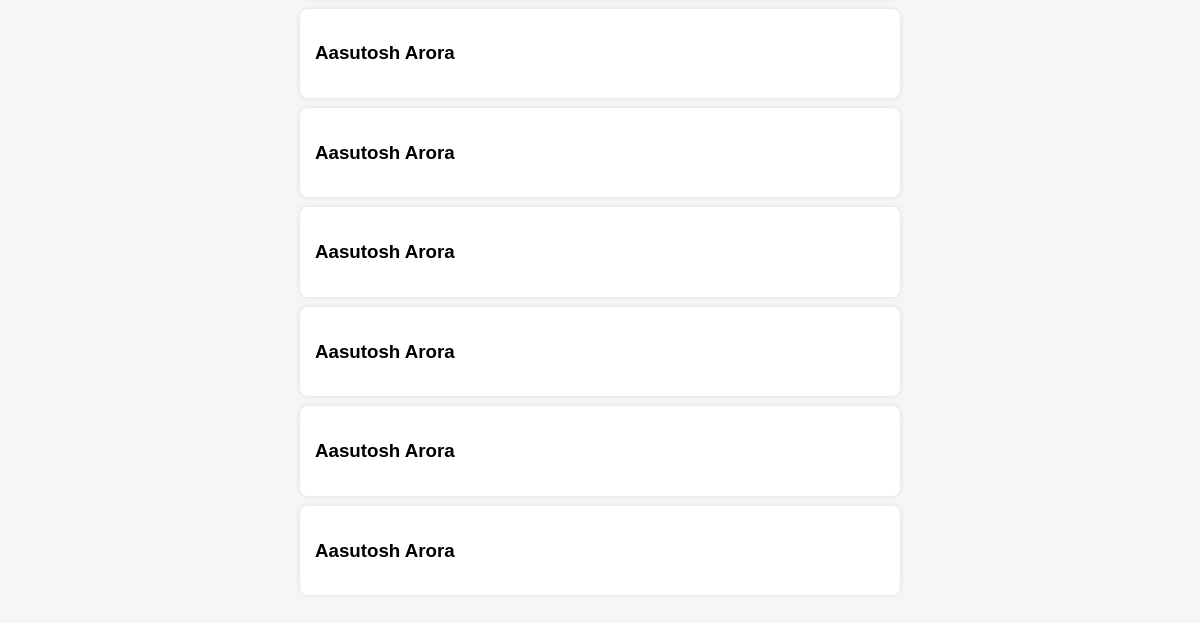
Page /dashboard/ (lower part) on the earlier database version.
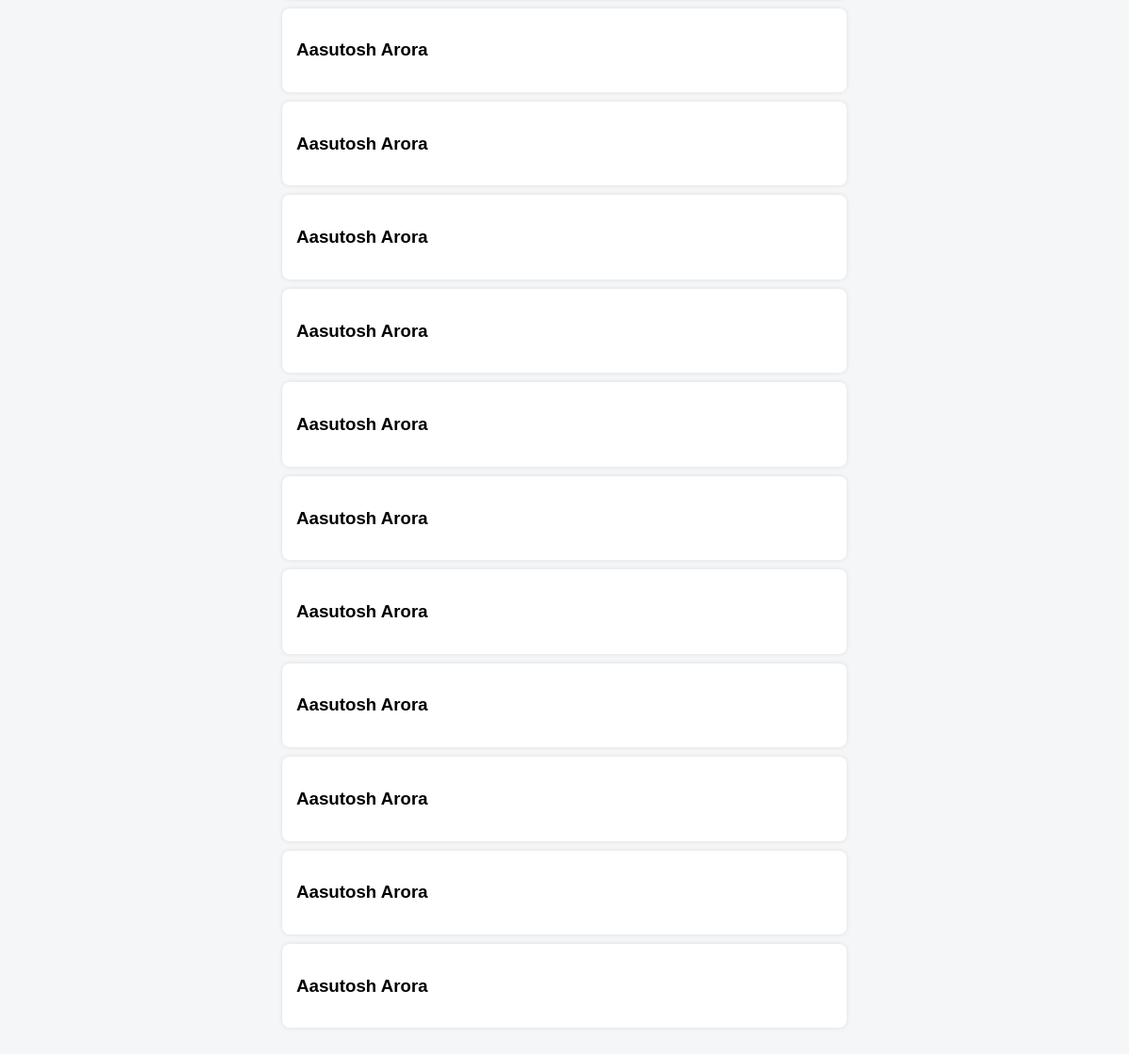
Same page on the later database version.
### builder/models.py (models this page shows, shortened)
class Resume(models.Model):
    name = models.CharField(max_length=100)
    skills = models.TextField()
    education = models.TextField(null=True, blank=True)
    projects = models.TextField()
    experience = models.TextField()
    photo = models.ImageField(upload_to='photos/', null=True, blank=True)
    template = models.CharField(max_length=50)

### builder/views.py (the view)
# urls.py: path('dashboard/', views.dashboard, name='dashboard'),
def dashboard(request):
    resumes = Resume.objects.all()
    return render(request, 'dashboard.html', {
        'resumes': resumes
    })

### builder/templates/dashboard.html (shortened to what this page needs)
<!DOCTYPE html>
<html>
<head>
</head>
<body>
<div class="container">
    {% for resume in resumes %}
        <div class="card">
            <a href="/resume/{{ resume.id }}/">
                <h3>{{ resume.name }}</h3>
            </a>
        </div>
    {% empty %}
        <p>No resumes yet</p>
    {% endfor %}
</div>
</body>
</html>

Differences in the rows shown:
added Resume: name "Aasutosh Arora"
added Resume: name "Aasutosh Arora"
added Resume: name "Aasutosh Arora"
added Resume: name "Aasutosh Arora"
added Resume: name "Aasutosh Arora"
